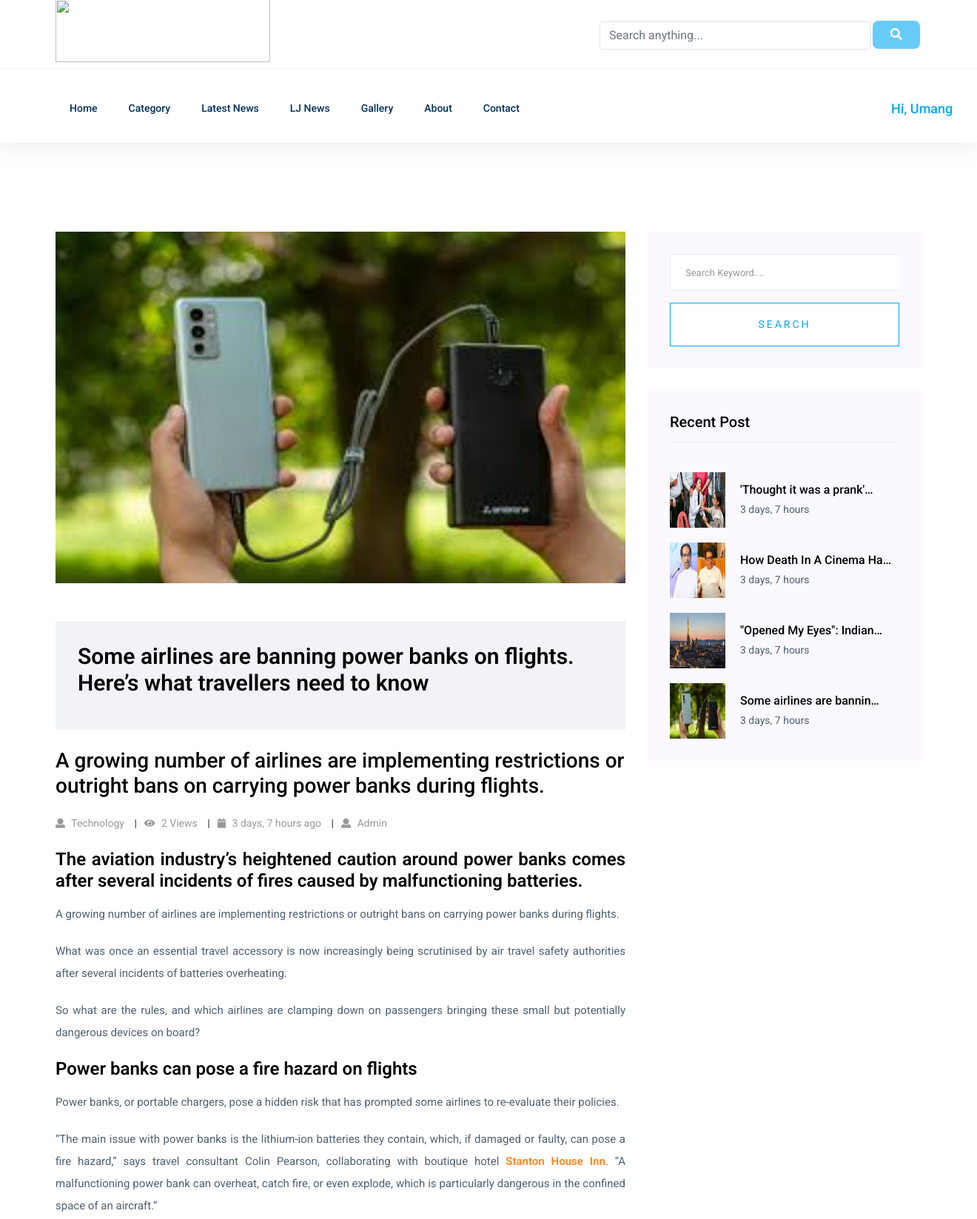
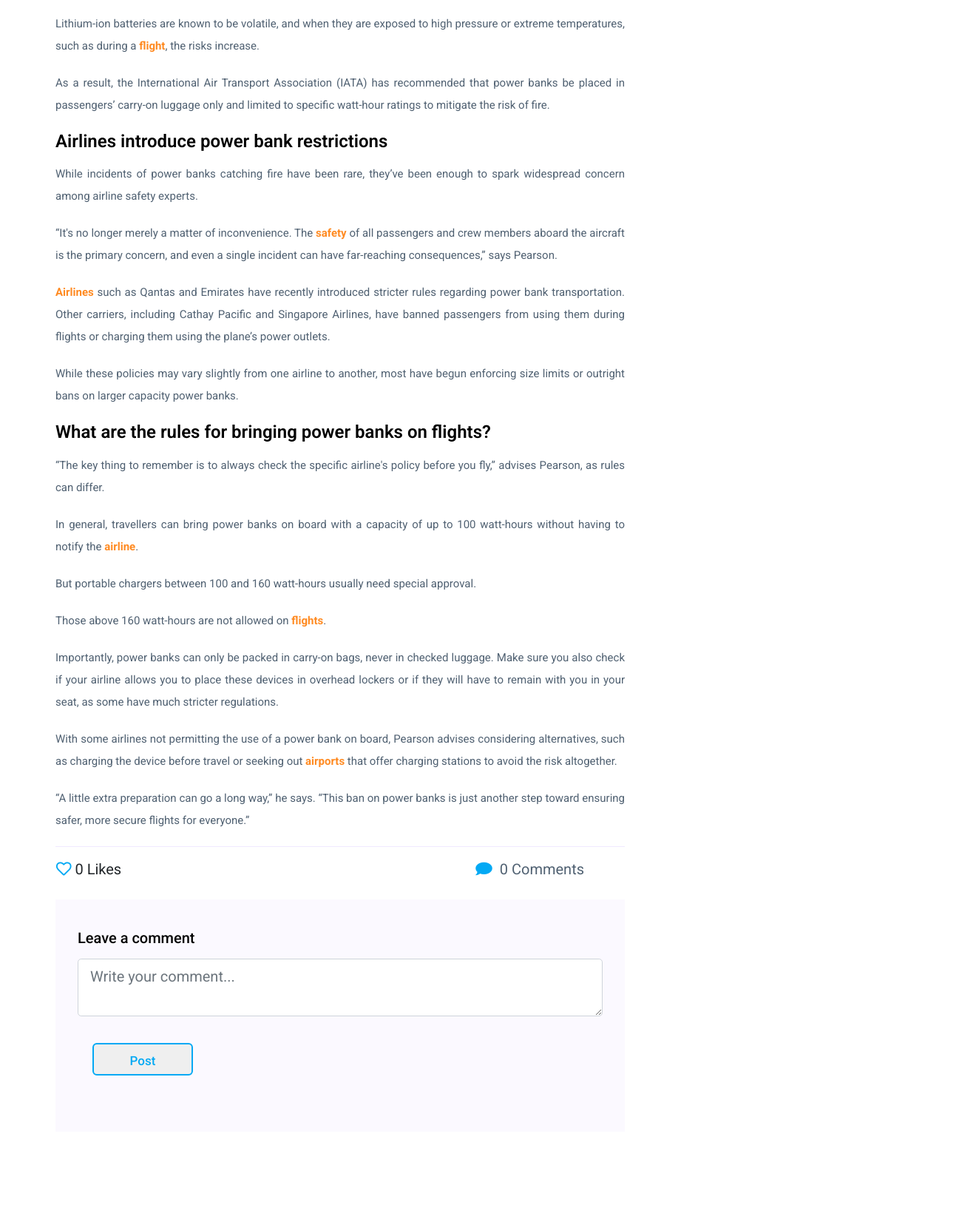
Screenshot of /Details/4 (signed in, upper part) with the database file from the repository (2 pictures, top to bottom).
### ApaniNewz/models.py (models this page shows, shortened)
class CustomUser(AbstractUser):
    ROLE_CHOICES = [
        ('Choose Role', 'Choose Role'),
        ('Student', 'Student'),
        ('Faculty/Staff', 'Faculty/Staff'),
    ]
    APPROVED_CHOICES = [
        ('APPROVED', 'APPROVED'),
        ('NOT APPROVED', 'NOT APPROVED'),
    ]
    phone = models.CharField(max_length=10, null=True)
    profile_image = models.ImageField(upload_to='media/profile/', null=True, blank=True)
    approved = models.CharField(max_length=255, choices=APPROVED_CHOICES, null=True, blank=True)
    enrollment_number = models.CharField(max_length=12, unique=True, null=True, blank=True)
    department = models.CharField(max_length=100, blank=True, null=True)
    role = models.CharField(max_length=20, choices=ROLE_CHOICES, default='Choose Role')
    confirm_password = models.CharField(max_length=128)  # This is optional — usually handled in forms, not model
    groups = models.ManyToManyField(Group, related_name='registration_groups', blank=True)
    user_permissions = models.ManyToManyField(Permission, related_name='registration_user_permissions', blank=True)

class News(models.Model):
    STATUS = ('PUBLISH','PUBLISH'),('DRAFT','DRAFT')
    title = models.CharField(max_length=255,unique=True)
    sub_title = models.CharField(max_length=255)
    category = models.ForeignKey(Category, on_delete=models.CASCADE)
    author = models.CharField(max_length=50)
    author_id = models.EmailField(max_length=255, editable=False)  # Auto-stored user email
    content = RichTextField(blank=True, null=True)
    status = models.CharField(choices=STATUS,max_length=255)
    is_featured = models.BooleanField(default=False)
    news_image = models.ImageField(upload_to="media/news/")
    likes = models.ManyToManyField(CustomUser, related_name='Post_likes',blank=True)
    views = models.IntegerField(default=0)
    created = models.DateTimeField(auto_now_add=True)
    updated = models.DateTimeField(auto_now=True)
    def save(self, *args, **kwargs):
        if not self.pk and hasattr(self, 'author_user'):
            self.author_id = self.author_id.email
        super(News, self).save(*args, **kwargs)
    def total_likes(self):
        count = self.Post_likes.count()
        return count
    def total_comments(self):
        comments_count = Comment.objects.filter(news=self).count()
        subcomments_count = SubComments.objects.filter(news=self).count()
        return comments_count + subcomments_count

class Category(models.Model):
    category_name = models.CharField(max_length=100)
    def __str__(self):
            return self.category_name

### ApaniNewz/views.py (the view, shortened to what this page needs)
# urls.py: path('Details/<int:id>', views.News_Detail, name= 'details'),
@login_required(login_url='login')
def News_Detail(request, id):
    category = Category.objects.annotate(post_count=Count('news'))
    recent = News.objects.filter(status='PUBLISH', is_featured=False).order_by('-created')
    news = News.objects.filter(id=id)
    article = get_object_or_404(News, id=id)
    article.views += 1
    article.save(update_fields=['views'])
    like_this_article = Likes.objects.filter(user=request.user, article=article).exists()
    comments = [(cm, SubComments.objects.filter(parent_comment=cm)) for cm in Comment.objects.filter(news=article)]
    form = CommentForm()
    total_comments = article.total_comments()
    context = {
        'article': article,
        'news': news,
        'like_this_article': like_this_article,
        'comments': comments,
        'form': form,
        "total_comments": total_comments,
        'recent': recent,
        'category': category
    }
    return render(request, "Home/News_Details.html", context)

### ApaniNewz/forms.py
class CommentForm(forms.ModelForm):
    comment = forms.CharField(
        widget=forms.Textarea(attrs={
            'id': 'comment',
            'name': 'comment',
            'rows': '2',
            'class': 'form-control form-control-lg',
            'placeholder': 'Write your comment here...'
        }),
    )
    class Meta:
        model = Comment
        fields = ['comment']

### ApaniNewz/templates/Home/News_Details.html (shortened to what this page needs)
{% extends 'Home/main.html' %}
{% load static %}
{% block main %}
  <section class="blog_area single-post-area section-padding">
    <div class="container">
      <div class="row">
        <div class="col-lg-8 posts-list">
          {% for a in news %}
            <div class="single-post">
              <div class="feature-img">
                <img class="img-fluid" src="{{ a.news_image.url }}" alt="" style="height: 475px;width: 780px;" />
              </div>
              <div class="blog_details">
                <div class="quote-wrapper">
                  <h2 style="font-size: 30px;">{{ a.title }}</h2>
                </div>
                <h3 class="blog-info-link mt-3 mb-4">{{ a.sub_title }}</h3>
                <ul class="blog-info-link mt-3 mb-4">
                  <li>
                    <a href="#"><i class="fa fa-user"></i> {{ a.category }}</a>
                  </li>
                  <li>
                    <a href="#"><i class="fa fa-eye"></i> {{ a.views }} Views</a>
                  </li>
                  <li>
                    <a href="#"><i class="fa fa-calendar"></i> {{ a.created|timesince }} ago</a>
                  </li>
                  <li>
                    <a href="#"><i class="fas fa-user"></i> {{ a.author }}</a>
                  </li>
                </ul>
                <p class="excert" style="text-align: justify;">{{ a.content|safe }}</p>
              </div>
            </div>
          {% endfor %}
          <div class="navigation-top">
            <div class="d-sm-flex justify-content-between text-center">
              {% if article.id %}
                {% if like_this_article %}
                  <form action="{% url 'unlike_post' article.id %}" method="post">
                    {% csrf_token %}
                    <button type="submit" class="heart-btn"><span class="fas fa-heart" style="color: red;font-size: 20px;"></span></button>
                    <span style="font-size: 20px;">{{ article.total_likes }} Likes</span>
                  </form>
                {% else %}
                  <form action="{% url 'like_post' article.id %}" method="post">
                    <button type="submit" class="heart-btn"><span class="far fa-heart" style="color: black;font-size: 20px;color: #03a9f4;"></span></button>
                    <span style="font-size:20px;">{{ article.total_likes }} Likes</span>
                  </form>
                {% endif %}
              {% else %}
                <p>Error: Article ID is missing.</p>
              {% endif %}
              <div class="col-sm-4 text-center my-2 my-sm-0">
                <p class="comment-count" style="font-size: 20px;">
                  <span class="align-middle"><i class="fa fa-comment" style="font-size: 20px;color:#03a9f4;"></i></span>{{ total_comments }} Comments
                </p>
              </div>
            </div>
          </div>
          <div class="blog-author mt-4">
            <div class="media">
              <div class="media-body">
                <h5 class="mb-3">Leave a comment</h5>
                <form action="{% url 'details' article.id %}" method="post">
                  <div class="form-group">
                    <textarea name="comment" rows="2" class="form-control form-control-lg" placeholder="Write your comment..."></textarea>
                  </div>
                  <div class="form-group mt-3">
                    <button type="submit" class="btn-blue">Post</button>
                  </div>
                </form>
              </div>
            </div>
          </div>
        </div>
        <div class="col-lg-4">
          <div class="blog_right_sidebar">
            <aside class="single_sidebar_widget search_widget">
              <form action="{% url 'search' %}" method="get">
                <div class="form-group">
                  <div class="input-group mb-3">
                    <input type="text" name="keyword" class="form-control" placeholder="Search Keyword...." onfocus="this.placeholder = ''" onblur="this.placeholder = 'Search Keyword'" />
                  </div>
                </div>
                <button class="button rounded-0 primary-bg text-white w-100 btn_1 boxed-btn" type="submit">Search</button>
              </form>
            </aside>
            <aside class="single_sidebar_widget popular_post_widget">
              <h3 class="widget_title">Recent Post</h3>
              {% for r in recent|slice:'4' %}
                <div class="media post_item">
                  <img src="{{ r.news_image.url }}" height="75" width="75" alt="post" />
                  <div class="media-body">
                    <a href="single-blog.html"><h3><a href="{% url 'details' r.id %}">{{ r.title|truncatechars:25 }}</a></h3></a>
                    <p>{{ r.created|timesince }}</p>
                  </div>
                </div>
              {% endfor %}
            </aside>
          </div>
        </div>
      </div>
    </div>
  </section>
{% endblock %}

### ApaniNewz/templates/Home/main.html (shortened to what this page needs)
<!DOCTYPE html>
<html lang="en">
  {% load static %}
  <head>
    <link rel="stylesheet" href="{% static 'assets/css/bootstrap.min.css' %} " />
    <link rel="stylesheet" href="{% static 'assets/css/owl.carousel.min.css' %} " />
    <link rel="stylesheet" href="{% static 'assets/css/ticker-style.css' %} " />
    <link rel="stylesheet" href="{% static 'assets/css/flaticon.css' %} " />
    <link rel="stylesheet" href="{% static 'assets/css/slicknav.css' %} " />
    <link rel="stylesheet" href="{% static 'assets/css/animate.min.css' %} " />
    <link rel="stylesheet" href="{% static 'assets/css/magnific-popup.css' %} " />
    <link rel="stylesheet" href="{% static 'assets/css/fontawesome-all.min.css' %} " />
    <link rel="stylesheet" href="{% static 'assets/css/themify-icons.css' %} " />
    <link rel="stylesheet" href="{% static 'assets/css/slick.css' %} " />
    <link rel="stylesheet" href="{% static 'assets/css/nice-select.css' %} " />
    <link rel="stylesheet" href="{% static 'assets/css/style.css' %} " />
  </head>
  <body>
    <header>
      <div class="header-area">
        <div class="main-header">
          <div class="header-mid d-none d-md-block" style="margin-top: -10px;">
            <div class="container">
              <div class="row d-flex align-items-center">
                <div class="col-xl-3 col-lg-3 col-md-3">
                  <div class="logo">
                    <a href="{% url 'index' %}"><img src="{% static 'assets/img/logo/apaninews.png' %}" alt="" height="85px" width="290px" /></a>
                  </div>
                </div>
                <div class="col-md-9">
                  <div class="d-flex justify-content-end align-items-center">
                    <form class="d-flex w-50" action="{% url 'search' %}" method="get" style="margin-top: 10px;">
                      <input class="form-control border shadow-none" type="text" name="keyword" placeholder="Search anything..." style="margin-top: 5px;" />
                      <button class="buttn" type="submit"><i class="fas fa-search special-tag"></i></button>
                    </form>
                  </div>
                </div>
              </div>
            </div>
          </div>
          <div class="header-bottom header-sticky">
            <div class="container">
              <div class="row align-items-center">
                <div class="col-xl-10 col-lg-10 col-md-12 header-flex">
                  <div class="main-menu">
                    <nav>
                      <ul id="navigation">
                        <li class="nav-item {% block home_active %}
                          {% endblock %}">
                          <a href="{% url 'index' %}" class="nav-link">Home</a>
                        </li>
                        <li class="nav-item {% block category_active %}
                          {% endblock %}">
                          <a href="{% url 'category' %}" class="nav-link">Category</a>
                        </li>
                        <li class="nav-item {% block latestnews_active %}
                          {% endblock %}">
                          <a href="{% url 'latestnews' %}" class="nav-link">Latest News</a>
                        </li>
                        <li class="nav-item {% block ljnews_active %}
                          {% endblock %}">
                          <a href="{% url 'ljnews' %}" class="nav-link">LJ News</a>
                        </li>
                        <li class="nav-item {% block gallery_active %}
                          {% endblock %}">
                          <a href="{% url 'gallery' %}" class="nav-link">Gallery</a>
                        </li>
                        <li class="nav-item {% block about_active %}
                          {% endblock %}">
                          <a href="{% url 'about' %}" class="nav-link">About</a>
                        </li>
                        <li class="nav-item {% block contact_active %}
                          {% endblock %}">
                          <a href="{% url 'contact' %}" class="nav-link">Contact</a>
                        </li>
                      </ul>
                    </nav>
                  </div>
                </div>
                <div class="col-xl-2 col-lg-2 col-md-4" style="left: 110px;">
                  <div class="main-menu d-none d-md-block" id="navbar-menu">
                    <ul id="navigation">
                      {% if user.is_authenticated %}
                        <li>
                          <a href="#" class="trending-animated" style="color: #03A9F4; font-size: 18px;">Hi, {{ user.first_name|default:'User' }}</a>
                        </li>
                      {% endif %}
                    </ul>
                  </div>
                </div>
              </div>
            </div>
          </div>
        </div>
      </div>
    </header>
    {% block main %}
    {% endblock %}
  </body>
</html>

### ApaniNewz/templates/Home/main.html (style rules this page uses)
.buttn { background-color: #03a9f4; border-radius: 8px; border: 2px; color: white; height: 38px; width: 45px; text-align: center; font-size: 16px; margin: 4px 2px; opacity: 0.6; transition: 0.3s; display: inline-block; text-decoration: none; cursor: pointer; }
.header-bottom { height: 100px; }

### ApaniNewz/templates/Home/News_Details.html (style rules this page uses)
.heart-btn { background: transparent; border: none; padding: 0; cursor: pointer; display: inline-flex; align-items: center; justify-content: center; opacity: 1; }
.buttn { background-color: #03a9f4; border-radius: 8px; border: 2px; color: white; height: 38px; width: 75px; text-align: center; font-size: 16px; margin: 4px 2px; opacity: 0.6; transition: 0.3s; display: inline-block; text-decoration: none; cursor: pointer; }
.btn-purple, .btn-blue, .btn-red { font-family: inherit; display: inline-block; width: 8em; height: 2.6em; line-height: 2.5em; margin: 20px; position: relative; cursor: pointer; overflow: hidden; transition: color 0.5s; z-index: 1; font-size: 17px; border-radius: 6px; font-weight: 500; }
.btn-blue { --color: #03a9f4; color: var(--color); border: 2px solid var(--color); }
.btn-blue:before { background: var(--color); }
.btn-purple:before, .btn-blue:before, .btn-red:before { content: ''; position: absolute; z-index: -1; height: 150px; width: 200px; border-radius: 50%; top: 100%; left: 100%; transition: all 0.7s; }

### rows the page displays
CustomUser: first_name "Umang"
News: news_image (picture), title "Some airlines are banning power banks on flights. Here’s what travellers need to know", sub_title "A growing number of airlines are implementing restrictions or outright bans on carrying power banks during flights.", category "Technology", views "2", created "3 days, 7 hours", author "Admin", content "The aviation industry’s heightened caution around power banks comes after several incidents of fires caused by malfunctioning batteries. A growing number of airlines are implementing restrictions or outright bans on carrying power banks during flights. What was once an essential travel accessory is now increasingly being scrutinised by air travel safety authorities after several incidents of batteries overheating. So what are the rules, and which airlines are clamping down on passengers bringing these small but potentially dangerous devices on board? Power banks can pose a fire hazard on flights Power banks, or portable chargers, pose a hidden risk that has prompted some airlines to…", total_likes "0", title "Some airlines are bannin…"
News: news_image (picture), title "'Thought it was a prank'…", created "3 days, 7 hours"
News: news_image (picture), title "How Death In A Cinema Ha…", created "3 days, 7 hours"
News: news_image (picture), title "\"Opened My Eyes\": Indian…", created "3 days, 7 hours"

### other values shown
{{ total_comments }} "0"
